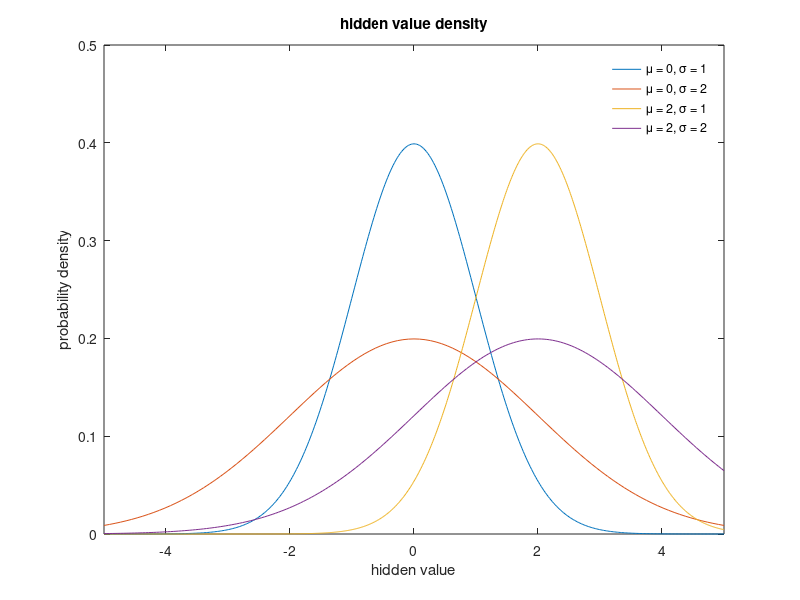

Here is the MATLAB script that generated this plot: (Note: this script raises an error after producing the figure.)
%% hiddenvalue_model_equations
%

%% reset
clc;
clear all;
% close all;


%% parameters

alpha = 1;
mu = 0;
sigma = 1;

bm = 0;
bp = 0;
kd = 1;

t0 = 0.2;
theta = 1;


%% functions

valdensity = @(x) (1/sqrt(2*pi*sigma^2)).*exp(-(x-mu).^2/(2*sigma^2) );
valquantile = @(x) mu + sigma*sqrt(2)*erfinv(2*x-1);

sigchoice = @(x) 1./(1+exp(-x));
sigrating = @(x) 2.*sigchoice(alpha.*x)-1;
% probarating = @(x) 

discount = @(x,d) x./(1+kd*d);

shanon = @(p) -(p.*log(p) + (1-p).*(log(1-p))); 
uncertainty = @(dv) exp(t0 + theta.*shanon(sigchoice(dv)));



%% displays

% 1-hidden value density 
f1 = figure; hold on;
for mu = [ 0 2]
    for sigma = [1 2]
        valdensity = @(x) (1/sqrt(2*pi*sigma^2)).*exp(-(x-mu).^2/(2*sigma^2) );
        fplot(valdensity,[-5 5]);
    end
end
xlabel('hidden value');
ylabel('probability density');
title('hidden value density');
box on;
axis([-5 5 0 0.5]);
legend({'\mu = 0, \sigma = 1',...
       '\mu = 0, \sigma = 2',...
       '\mu = 2, \sigma = 1',...
       '\mu = 2, \sigma = 2'});
legend('boxoff');
fig.Position = [ 100 100 500 400];
set_all_properties('FontName','Arial Narrow','FontWeight','normal','FontSize',16,...
                    'LineWidth',1.5,'Interpreter','tex');

%% 2-quantile-expected value 
f2 = figure; hold on;
for mu = [ 0 2]
    for sigma = [1 2]
        valquantile = @(x) mu + sigma*sqrt(2)*erfinv(2*x-1);
        fplot(valquantile,[0 1]);
    end
end
xlabel('quantile rank');
ylabel('expected value');
title('quantile-expected value');
box on;
axis([0 1 -5 5]);
legend({'\mu = 0, \sigma = 1',...
       '\mu = 0, \sigma = 2',...
       '\mu = 2, \sigma = 1',...
       '\mu = 2, \sigma = 2'});
legend('boxoff');
fig.Position = [ 100 100 500 400];
set_all_properties('FontName','Arial Narrow','FontWeight','normal','FontSize',16,...
                    'LineWidth',1.5,'Interpreter','tex');
                
%% 3-rating prediction
f3 = figure; hold on;
for alpha = [ 1 2]
    sigrating = @(x) 2.*sigchoice(alpha.*x)-1;
    fplot(sigrating);
end
xlabel('hidden value');
ylabel('rating value');
title('rating transform');
box on;
axis([-5 5 -1 1]);
legend({'\alpha = 1',...
       '\alpha = 2'});
legend('boxoff');
fig.Position = [ 100 100 500 400];
set_all_properties('FontName','Arial Narrow','FontWeight','normal','FontSize',16,...
                    'LineWidth',1.5,'Interpreter','tex');
                
%% 4-choice prediction
f4 = figure; hold on;
fplot(sigchoice,'k');
xlabel('\Delta value');
ylabel('P( choice = max(V) )');
title('choice transform');
box on;
axis([-5 5 0 1]);
legend('boxoff');
fig.Position = [ 100 100 500 400];
set_all_properties('FontName','Arial Narrow','FontWeight','normal','FontSize',16,...
                    'LineWidth',1.5,'Interpreter','tex');
                
%% 5-response time prediction
f5 = figure; hold on;
fplot(uncertainty,'k');
xlabel('\Delta value');
ylabel('response time');
title('uncertainty transform');
box on;
axis([-5 5 0 3]);
legend('boxoff');
fig.Position = [ 100 100 500 400];
set_all_properties('FontName','Arial Narrow','FontWeight','normal','FontSize',16,...
                    'LineWidth',1.5,'Interpreter','tex');
